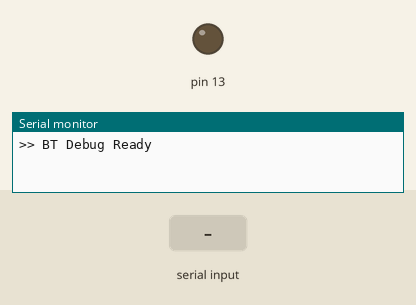
A sketch run on a simulated Arduino Mega 2560, built with avr-gcc and run on an emulated ATmega2560. Shown: output pins drawn as LEDs (lit = HIGH), the last lines printed to the serial monitor. The inputs (shaded band) are chosen by the test bench.

Above: at 1.2 s.
1.3 s: "W" received over Serial
At 2.5 s:
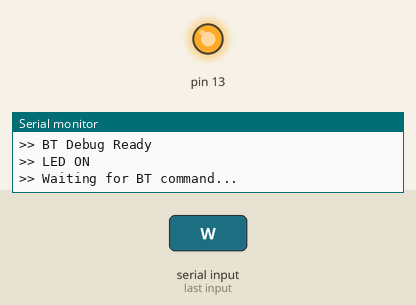
4.3 s: "U" received over Serial
At 4.7 s:
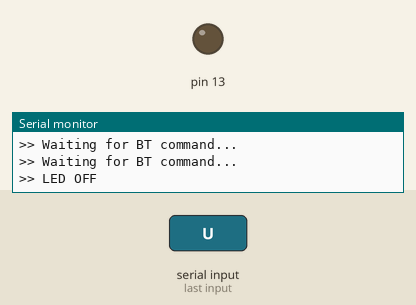
5.8 s: "w" received over Serial
At 7.0 s:
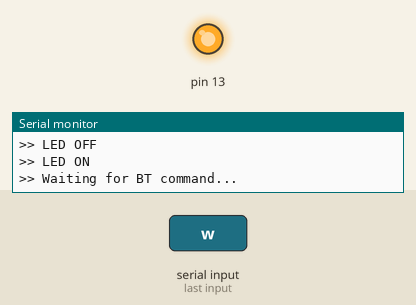
7.3 s: "u" received over Serial
At 8.2 s:
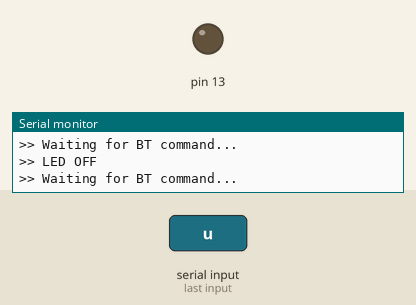
8.8 s: "w" received over the second serial link
At 9.4 s:
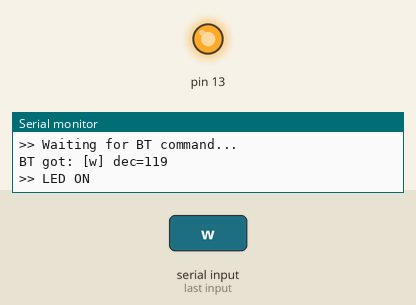
Timing chart, 0 to 11.3 s (numbered marks = the images above; inputs shaded):
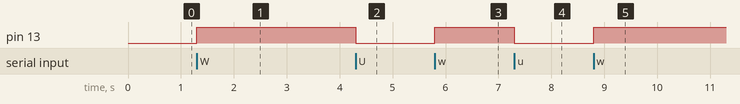

Measured:
- after the input at 1.3 s, pin 13: LOW → HIGH at once
- after the input at 4.3 s, pin 13: HIGH → LOW at once
- after the input at 5.8 s, pin 13: LOW → HIGH at once
- after the input at 7.3 s, pin 13: HIGH → LOW at once
- after the input at 8.8 s, pin 13: LOW → HIGH at once

The sketch:

Test_BT_LED.ino
```cpp
/*
 * BT Debug: Check connection + receive
 * HC-05: TXD->Pin15, RXD->Pin14, STATE->Pin44
 */

#define BT_STATE 44

void setup() {
  Serial.begin(115200);
  Serial2.begin(9600);
  pinMode(13, OUTPUT);
  pinMode(BT_STATE, INPUT);
  digitalWrite(13, LOW);
  Serial.println(">> BT Debug Ready");
}

void loop() {
  // Print connection status every 2 sec
  static unsigned long last = 0;
  if (millis() - last > 2000) {
    last = millis();
    Serial.println(">> Waiting for BT command...");
  }

  if (Serial2.available()) {
    char cmd = Serial2.read();
    Serial.print("BT got: [");
    Serial.print(cmd);
    Serial.print("] dec=");
    Serial.println((int)cmd);
    if (cmd == 'W' || cmd == 'w') { digitalWrite(13, HIGH); Serial.println(">> LED ON"); }
    if (cmd == 'U' || cmd == 'u') { digitalWrite(13, LOW); Serial.println(">> LED OFF"); }
  }

  if (Serial.available()) {
    char cmd = Serial.read();
    if (cmd == 'W' || cmd == 'w') { digitalWrite(13, HIGH); Serial.println(">> LED ON"); }
    if (cmd == 'U' || cmd == 'u') { digitalWrite(13, LOW); Serial.println(">> LED OFF"); }
  }
}
```
